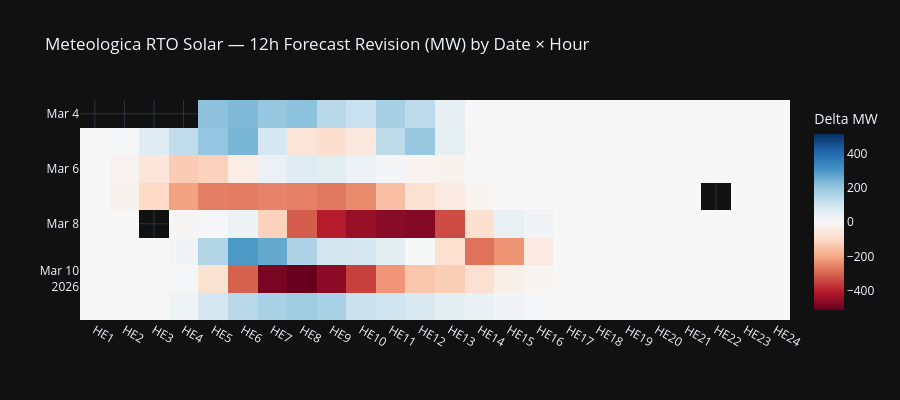

Notebook source saved alongside this figure:
### Code cell
# Heatmaps for all lookbacks (12h, 24h, 48h)
for lookback, delta_col in [("12h", "delta_12h"), ("24h", "delta_24h"), ("48h", "delta_48h")]:
    pivot = df.pivot_table(
        index="forecast_date", columns="hour_ending", values=delta_col,
    )
    if pivot.empty:
        continue

    fig = px.imshow(
        pivot.values,
        x=[f"HE{int(c)}" for c in pivot.columns],
        y=[str(d) for d in pivot.index],
        color_continuous_scale="RdBu",
        color_continuous_midpoint=0,
        aspect="auto",
        title=f"Meteologica RTO Solar — {lookback} Forecast Revision (MW) by Date × Hour",
        labels={"color": "Delta MW"},
        template="plotly_dark",
    )
    fig.update_layout(height=400)
    fig.show()

### Figure 1 — Plotly figure (JSON) as saved in the notebook; plotly's stock layout.template omitted (floating-point values rounded to 4 significant figures; data arrays with more than 128 entries replaced by an {"elided": "..."} marker saying what was removed)
{"data": [{"coloraxis": "coloraxis", "hovertemplate": "x: %{x}<br>y: %{y}<br>Delta MW: %{z}<extra></extra>", "name": "0", "type": "heatmap", "x": ["HE1", "HE2", "HE3", "HE4", "HE5", "HE6", "HE7", "HE8", "HE9", "HE10", "HE11", "HE12", "HE13", "HE14", "HE15", "HE16", "HE17", "HE18", "HE19", "HE20", "HE21", "HE22", "HE23", "HE24"], "xaxis": "x", "y": ["2026-03-04", "2026-03-05", "2026-03-06", "2026-03-07", "2026-03-08", "2026-03-09", "2026-03-10", "2026-03-11"], "yaxis": "y", "z": {"elided": "8x24 float values"}}], "layout": {"coloraxis": {"cmid": 0, "colorbar": {"title": {"text": "Delta MW"}}, "colorscale": [[0, "rgb(103,0,31)"], [0.1, "rgb(178,24,43)"], [0.2, "rgb(214,96,77)"], [0.3, "rgb(244,165,130)"], [0.4, "rgb(253,219,199)"], [0.5, "rgb(247,247,247)"], [0.6, "rgb(209,229,240)"], [0.7, "rgb(146,197,222)"], [0.8, "rgb(67,147,195)"], [0.9, "rgb(33,102,172)"], [1, "rgb(5,48,97)"]]}, "height": 400, "title": {"text": "Meteologica RTO Solar — 12h Forecast Revision (MW) by Date × Hour"}, "xaxis": {"anchor": "y", "domain": [0, 1]}, "yaxis": {"anchor": "x", "autorange": "reversed", "domain": [0, 1]}}}
